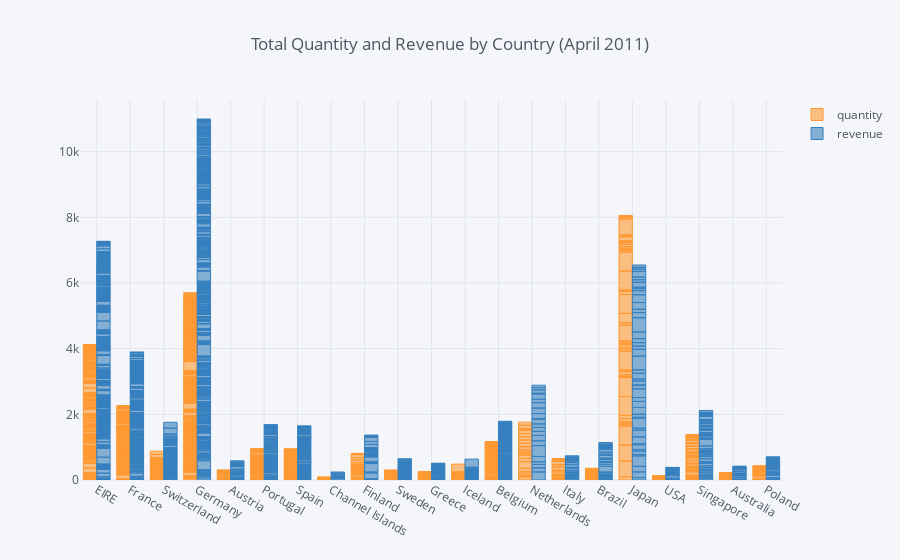

Notebook cell for this chart:
### Code cell
# ploting the interactive graph: 

filtrd_data.iplot(kind = 'bar',x='country', y =['quantity', 'revenue'],
                  title='Total Quantity and Revenue by Country (April 2011)' )

### Figure 1 — Plotly figure (JSON) as saved in the notebook; plotly's stock layout.template omitted (floating-point values rounded to 4 significant figures; data arrays with more than 128 entries replaced by an {"elided": "..."} marker saying what was removed)
{"data": [{"marker": {"color": "rgba(255, 153, 51, 0.6)", "line": {"color": "rgba(255, 153, 51, 1.0)", "width": 1}}, "name": "quantity", "orientation": "v", "text": "", "type": "bar", "uid": "5812da31-704c-4eab-9f12-d227ab44376f", "x": {"elided": "1688 str values"}, "y": {"elided": "1688 int values"}}, {"marker": {"color": "rgba(55, 128, 191, 0.6)", "line": {"color": "rgba(55, 128, 191, 1.0)", "width": 1}}, "name": "revenue", "orientation": "v", "text": "", "type": "bar", "uid": "fad0c0df-7e82-435a-90cc-ad15cd491c83", "x": {"elided": "1688 str values"}, "y": {"elided": "1688 float values"}}], "layout": {"legend": {"bgcolor": "#F5F6F9", "font": {"color": "#4D5663"}}, "paper_bgcolor": "#F5F6F9", "plot_bgcolor": "#F5F6F9", "title": {"font": {"color": "#4D5663"}, "text": "Total Quantity and Revenue by Country (April 2011)"}, "xaxis": {"gridcolor": "#E1E5ED", "showgrid": true, "tickfont": {"color": "#4D5663"}, "title": {"font": {"color": "#4D5663"}, "text": ""}, "zerolinecolor": "#E1E5ED"}, "yaxis": {"gridcolor": "#E1E5ED", "showgrid": true, "tickfont": {"color": "#4D5663"}, "title": {"font": {"color": "#4D5663"}, "text": ""}, "zerolinecolor": "#E1E5ED"}}}
